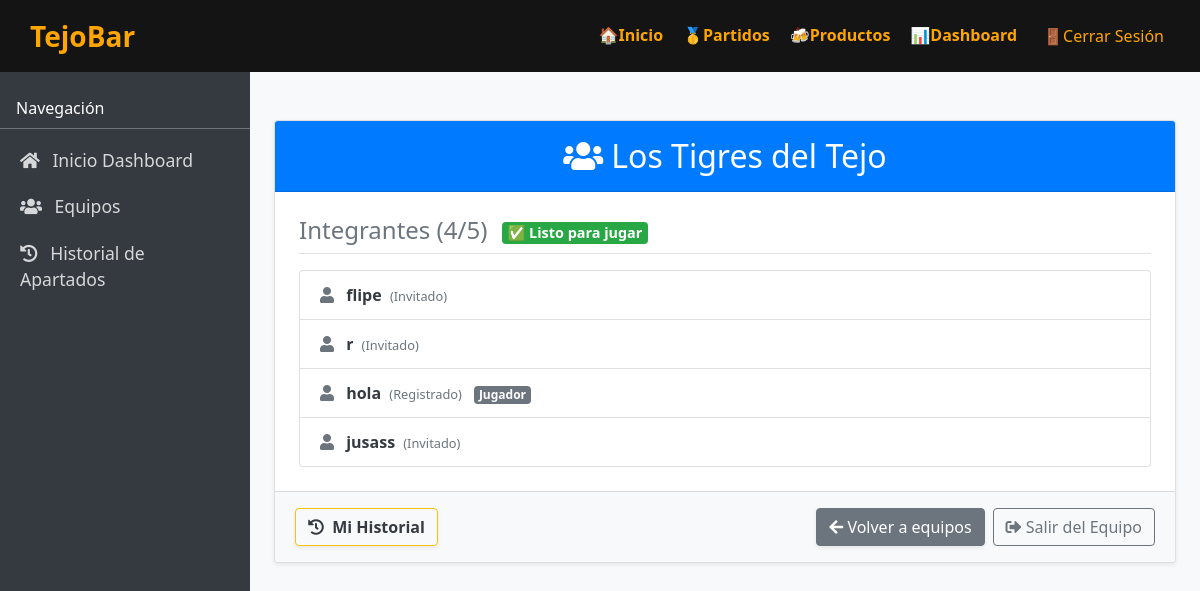
The app's page /equipos/2/ (signed in) with its own data.
### tejobar_app/models.py (models this page shows, shortened)
class Equipo(models.Model):
    nombre_equipo = models.CharField(max_length=100, unique=True)
    @property
    def num_jugadores(self):
        return self.equipo_jugadores.count()
    @property
    def is_completo(self):
        return 3 <= self.num_jugadores <= 5

class JugadorEquipo(models.Model):
    TIPO_REGISTRADO = 'registrado'
    TIPO_INVITADO = 'invitado'
    TIPO_CHOICES = [
        (TIPO_REGISTRADO, 'Registrado'),
        (TIPO_INVITADO, 'Invitado'),
    ]
    jugador = models.ForeignKey(
        Jugador, on_delete=models.CASCADE, related_name="jugador_equipos", null=True, blank=True
    )
    equipo = models.ForeignKey(
        Equipo, on_delete=models.CASCADE, related_name="equipo_jugadores"
    )
    es_capitan = models.BooleanField(default=False)
    tipo_usuario = models.CharField(max_length=20, choices=TIPO_CHOICES, default=TIPO_REGISTRADO)
    nombre_invitado = models.CharField(max_length=100, blank=True, null=True)
    telefono_invitado = models.CharField(max_length=20, blank=True, null=True)
    correo_invitado = models.EmailField(blank=True, null=True)
    def get_nombre(self):
        if self.tipo_usuario == self.TIPO_REGISTRADO and self.jugador:
            return self.jugador.persona.nombre
        return self.nombre_invitado or "Jugador Invitado Desconocido"

class Jugador(models.Model):
    persona = models.OneToOneField(
        Persona,
        primary_key=True,
        on_delete=models.CASCADE,
        related_name="jugador",
    )
    estado = models.BooleanField(default=True)
    rut = models.CharField(max_length=50, blank=True, null=True)

class Persona(models.Model):
    ROL_JUGADOR = "jugador"
    ROL_CAPITAN = "capitan"
    ROL_ADMIN = "admin"
    ROL_CHOICES = [
        (ROL_JUGADOR, "Jugador"),
        (ROL_CAPITAN, "Capitán"),
        (ROL_ADMIN, "Admin"),
    ]
    user = models.OneToOneField(
        User, on_delete=models.CASCADE, related_name="persona", null=True, blank=True
    )
    nombre = models.CharField(
        max_length=25,
        validators=[
            MinLengthValidator(2, message="El nombre debe tener al menos 2 caracteres."),
            RegexValidator(
                regex=r'^[a-zA-ZáéíóúÁÉÍÓÚüÜñÑ\s]+$',
                message="El nombre solo puede contener letras y espacios."
            )
        ]
    )
    correo = models.EmailField(unique=True)
    numero = models.CharField(max_length=20)
    rol = models.CharField(max_length=10, choices=ROL_CHOICES, default=ROL_JUGADOR)

### tejobar_app/views.py (the view)
# urls.py: path("equipos/<int:pk>/", views.equipo_detail, name="equipos_show"),
@login_required
def equipo_detail(request: HttpRequest, pk: int) -> HttpResponse:
    equipo = get_object_or_404(Equipo, pk=pk)
    persona = getattr(request.user, "persona", None)
    if not persona:
        messages.error(request, "Perfil no válido.")
        return redirect("tejobar_app:home")
    es_miembro = False
    es_capitan = False
    puede_unirse = False
    if hasattr(persona, "jugador"):
        miembro = JugadorEquipo.objects.filter(jugador=persona.jugador, equipo=equipo).first()
        if miembro:
            es_miembro = True
            es_capitan = miembro.es_capitan
        else:
            if not JugadorEquipo.objects.filter(jugador=persona.jugador).exists():
                if equipo.equipo_jugadores.count() < 5:
                    puede_unirse = True
    jugadores_equipo = equipo.equipo_jugadores.select_related("jugador__persona").all()
    from .models import HistorialEquipo
    miembros_actuales_ids = jugadores_equipo.filter(jugador__isnull=False).values_list('jugador_id', flat=True)
    historial_pasado = HistorialEquipo.objects.filter(
        equipo=equipo,
        fecha_salida__isnull=False
    ).exclude(
        jugador_id__in=miembros_actuales_ids
    ).select_related('jugador__persona').order_by('-fecha_salida')
    context = {
        "equipo": equipo,
        "jugadores_equipo": jugadores_equipo,
        "historial_pasado": historial_pasado,
        "es_miembro": es_miembro,
        "es_capitan": es_capitan,
        "es_admin": persona.rol == Persona.ROL_ADMIN,
        "puede_unirse": puede_unirse,
        "add_member_form": JugadorEquipoForm(equipo=equipo) if (es_capitan or persona.rol == Persona.ROL_ADMIN) else None,
    }
    return render(request, "equipos/show.html", context)

### templates/equipos/show.html (shortened to what this page needs)
{% extends "dashboard/base.html" %}
{% block content %}
<div class="card mt-4 shadow-sm">
    <div class="card-header bg-primary text-white py-3">
        <h2 class="mb-0 text-center"><i class="fas fa-users mr-2"></i>{{ equipo.nombre_equipo }}</h2>
    </div>
    <div class="card-body p-4">
        <h4 class="mb-3 text-secondary border-bottom pb-2">
            Integrantes ({{ equipo.num_jugadores }}/5)
            {% if equipo.is_completo %}
                <span class="badge badge-success ml-2" style="font-size: 0.6em; vertical-align: middle;">✅ Listo para jugar</span>
            {% elif equipo.is_excedido %}
                <span class="badge badge-danger ml-2" style="font-size: 0.6em; vertical-align: middle;">⚠ Excedido</span>
            {% else %}
                <span class="badge badge-warning text-dark ml-2" style="font-size: 0.6em; vertical-align: middle;">⚠ Incompleto (Min. 3)</span>
            {% endif %}
        </h4>
        <div class="list-group mb-0">
            {% for miembro in jugadores_equipo %}
                <div class="list-group-item d-flex justify-content-between align-items-center">
                    <div>
                        <i class="fas fa-user text-muted mr-2"></i>
                        <span class="font-weight-bold">{{ miembro.get_nombre }}</span>
                        <span class="text-muted small ml-1">({{ miembro.get_tipo_usuario_display }})</span>
                        {% if miembro.es_capitan %}
                            <span class="badge badge-warning text-dark ml-2"><i class="fas fa-crown mr-1"></i> Capitán</span>
                        {% elif miembro.tipo_usuario == 'registrado' %}
                            <span class="badge badge-secondary ml-2">Jugador</span>
                        {% endif %}
                    </div>
                </div>
            {% empty %}
                <div class="list-group-item text-center text-muted">No hay jugadores en este equipo.</div>
            {% endfor %}
        </div>
    </div>
    <div class="card-footer bg-light d-flex justify-content-end align-items-center py-3">
        {% if request.user.persona.rol == 'jugador' or request.user.persona.rol == 'capitan' %}
            <a href="{% url 'tejobar_app:equipos_historial_jugador' %}" class="btn btn-outline-warning border-warning font-weight-bold text-dark mr-auto shadow-sm">
                <i class="fas fa-history mr-1"></i> Mi Historial
            </a>
        {% endif %}
        <a href="{% url 'tejobar_app:equipos_index' %}" class="btn btn-secondary mr-2 shadow-sm">
            <i class="fas fa-arrow-left"></i> Volver a equipos
        </a>
        {% if request.user.persona.rol == 'admin' or es_capitan %}
            <a href="{% url 'tejobar_app:equipos_update' equipo.pk %}" class="btn btn-warning mr-2">
                <i class="fas fa-edit"></i> Renombrar
            </a>
            <form method="post" action="{% url 'tejobar_app:equipos_delete' equipo.pk %}" class="m-0" onsubmit="return confirm('¿Estás seguro de que deseas eliminar este equipo? Todos los jugadores quedarán sin equipo.');">
                {% csrf_token %}
                <button type="submit" class="btn btn-danger">
                    <i class="fas fa-trash-alt"></i> Eliminar Equipo
                </button>
            </form>
        {% elif es_miembro and not es_capitan %}
            <form method="post" action="{% url 'tejobar_app:equipos_leave' equipo.pk %}" class="m-0" onsubmit="return confirm('¿Estás seguro de que deseas salir de este equipo?');">
                <button type="submit" class="btn btn-outline-secondary">
                    <i class="fas fa-sign-out-alt"></i> Salir del Equipo
                </button>
            </form>
        {% endif %}
    </div>
</div>
{% endblock %}

### static/css/productos.css (style rules this page uses)
body { margin: 0; font-family: 'Segoe UI', sans-serif; background-color: #141414; color: #ffffff; transition: 1.5s; }

### templates/dashboard/base.html (style rules this page uses)
body, html { height: 100%; margin: 0; overflow-x: hidden; }

### records on screen
Equipo: nombre_equipo "Los Tigres del Tejo", num_jugadores "4"
JugadorEquipo: get_nombre "flipe", tipo_usuario "Invitado"
JugadorEquipo: get_nombre "r", tipo_usuario "Invitado"
JugadorEquipo: get_nombre "hola", tipo_usuario "Registrado", es_capitan "Jugador"
JugadorEquipo: get_nombre "jusass", tipo_usuario "Invitado"
